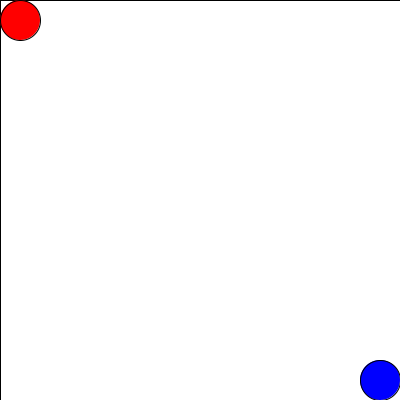
Frame 1 (no input)
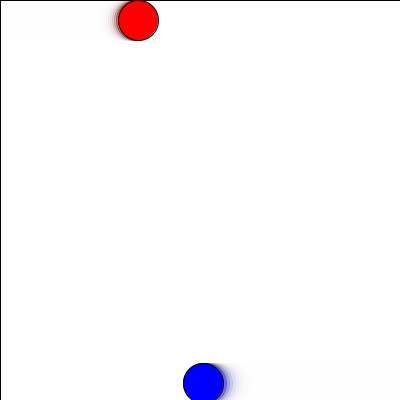
Frame 60 (the mouse pressed at the canvas centre just before this capture)
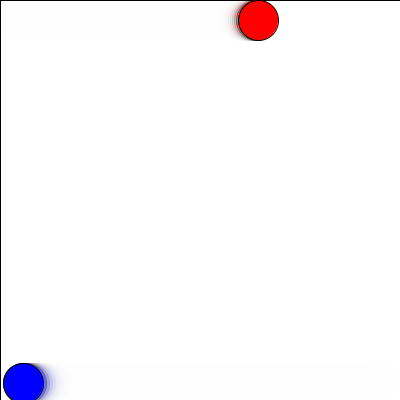
Frame 120 (the mouse held since frame 60 and released just before this capture)

The Processing sketch that drew these frames (run headless with seeded random() and noise(); from frame 60 on, the mouse is pressed at the canvas centre):

// Processing sketch: processing_131585
// ── processing_131585.pde

//Lauren Ruoff copyright 2014
//lruoff Homework 5

float x, y, f, g;
float diam;
float spd1, spd2;

void setup() 
{
  size(400, 400);
  background(255);
  diam = 40;
  x = diam/2;
  y = diam/2;
  f = 400-.5*diam;
  g = 400-.5*diam;
  spd1 = 2;
  spd2 = 3; 
}

void draw()
{
  fill(255, 100);
  rect(0, 0, height, width);
  drawFigures();
  moveFigures();
}

void drawFigures()
{
  fill(255, 0, 0);
  ellipse(x, y, diam, diam); 
  fill(0, 0, 255);
  ellipse(f, g, diam, diam);
}

void moveFigures() 
{   
  if (x < width-.5*diam && y <= 0+.5*diam) {
    x = x+spd1;
  }
  if (x >= width-.5*diam && y < height-.5*diam) {
   y = y+spd1;
  }
  if (y >=height-.5*diam && x > 0+.5*diam) {
    x = x+spd1*-1;
  }
  if(y > 0+.5*diam && x <= 0+.5*diam) {
    y = y+spd1*-1;
  }
    if (f <= width-.5*diam && g <= 0+.5*diam) {
   f = f+spd2;
  }
  if (f >= width-.5*diam && g <= height-.5*diam) {
   g = g+spd2;
  }
  if (g >=height-.5*diam && f > 0+.5*diam) {
   f = f+spd2*-1;
  }
  if(g >= 0+.5*diam && f <= 0+.5*diam) {
   g = g+spd2*-1;
  } 
}
